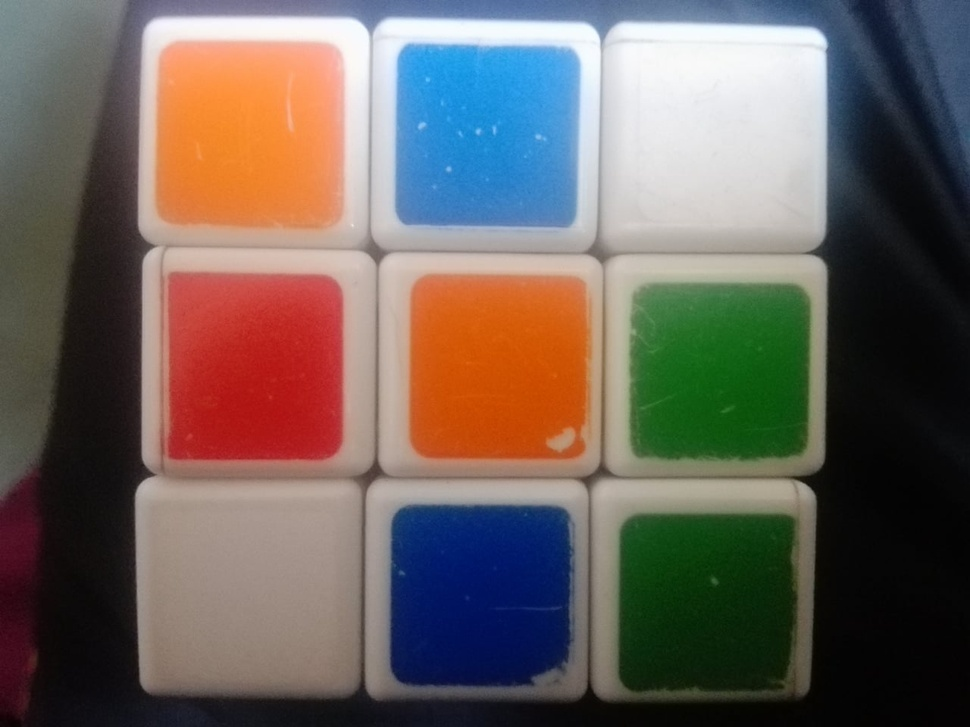
#> input picture img/cube.jpg, 970 x 727 px, shrunk from 1280 x 960 before the run
$ python template_matching.py
#> lines starting #> are read from the running program, lines starting #| are printed output that depends on the picture; after the words box and inside, x2 and y2 are one past the last pixel; in counts of white or black regions, pixels touching at a corner belong together
import cv2
import numpy as np

# Read the image from which template is to be matched and convert to grayscale
img_bgr = cv2.imread('img/cube.jpg')
#> img_bgr is the input picture: shape (727, 970, 3); mean B, G, R 92.2, 98, 108.4
img_gray = cv2.cvtColor(img_bgr, cv2.COLOR_BGR2GRAY)
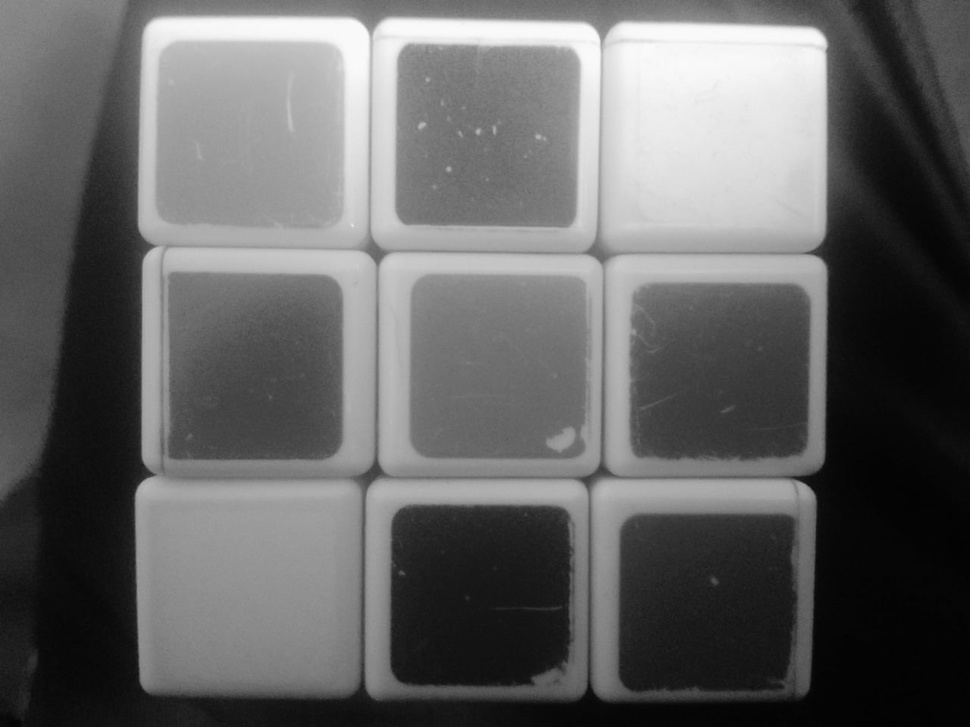
#> img_gray: shape (727, 970); min 2, max 252, mean 100.5

# Read the template to be matched and its width and height is taken
template = cv2.imread('img/cube-template.jpg', 0)
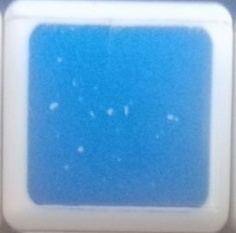
#> input picture img/cube-template.jpg, 236 x 233 px, shrunk from 311 x 308 before the run
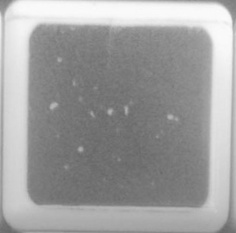
#> template: shape (233, 236); min 104, max 251, mean 158.7
w, h = template.shape[::-1]		# (width, height) of the given template
#> w = 236; h = 233

# Match the template with matchTemplate() function and find where its result is greater than or equals to given threshold
res = cv2.matchTemplate(img_gray, template, cv2.TM_CCOEFF_NORMED)
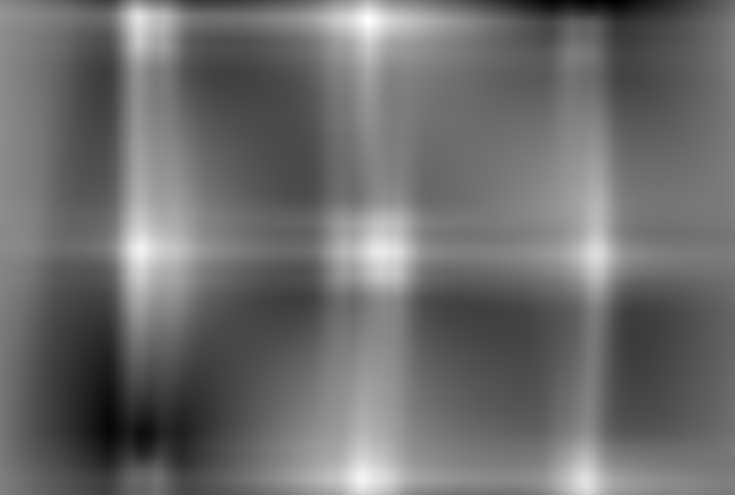
#> res: shape (495, 735) float32; min -0.634, max 0.999, mean 0.0678; drawn with min black and max white
threshold = 0.9
loc = np.where(res >= threshold)
#> loc = 219 positions, rows 14 to 482, columns 139 to 376

# For every matched template in the given image, draw a rectangle around it
for pt in zip(*loc[::-1]):
	cv2.rectangle(img_bgr, pt, (pt[0]+w, pt[1]+h), (0,255,0), 2)	# (filename, top-left coordinate, bottom-right coordinate, color, thickness)
#> this loop made 219 passes
#> pt on passes 1 to 3: (367, 14), (368, 14), (369, 14)
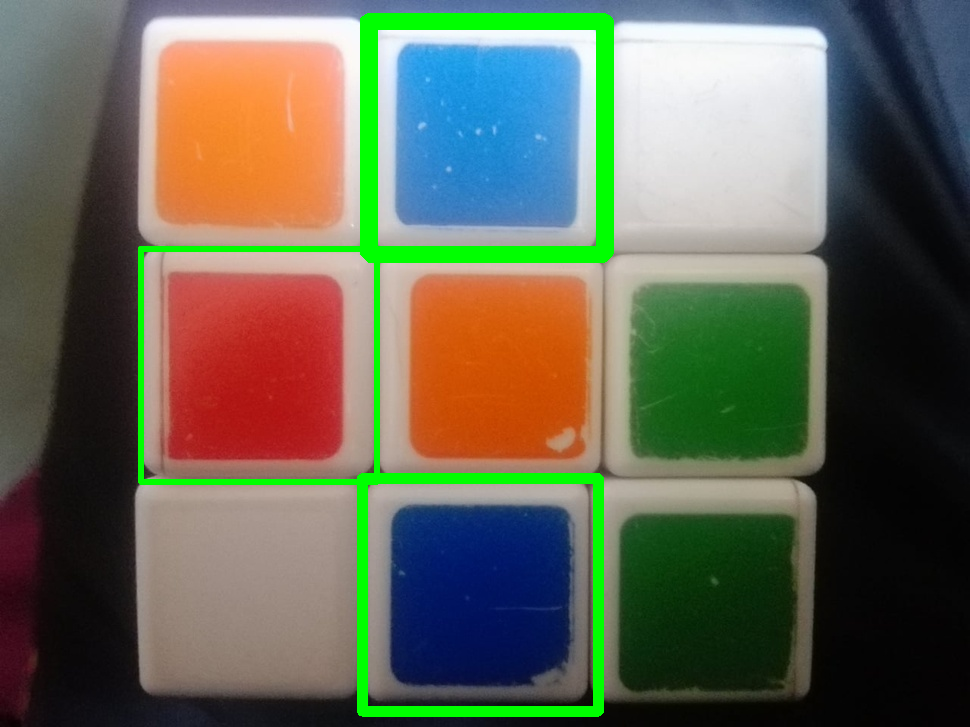
#> img_bgr: shape (727, 970, 3); 4.52% of pixels changed, all inside (x1, y1, x2, y2) = (138, 13, 614, 717)

cv2.imshow('Detected', img_bgr)
cv2.imwrite('output/template-match.jpg', img_bgr)
